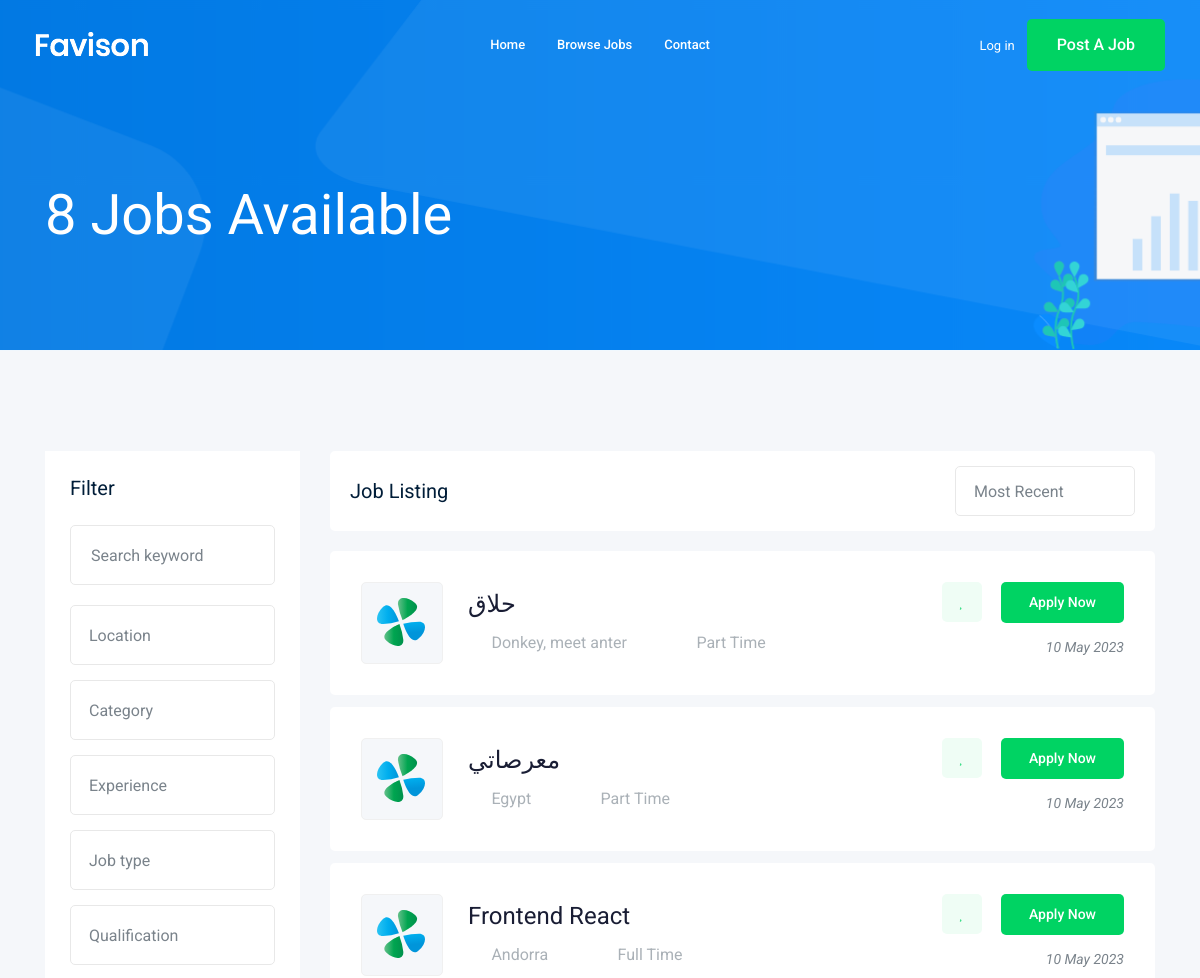
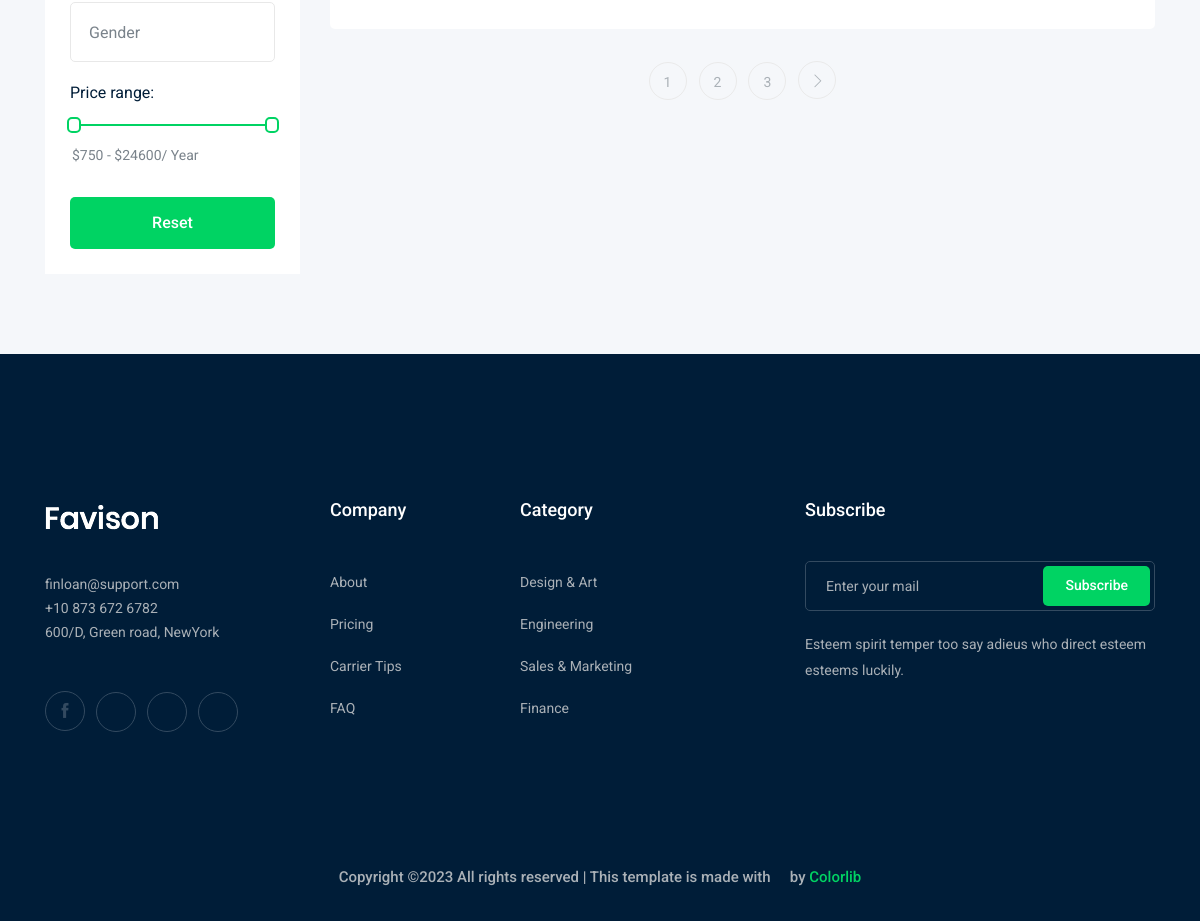
Screenshot of /jobs/ with the database file from the repository (2 pictures, top to bottom).
### job/models.py (models this page shows, shortened)
class Job(models.Model):
    owner = models.ForeignKey(User, related_name='job_owner', on_delete=models.DO_NOTHING)
    category = models.ForeignKey('Category', on_delete=models.SET_NULL, null=True)
    title = models.CharField(max_length=100)
    type = models.CharField(max_length=15, choices=JOB_TYPES)
    description = models.TextField(max_length=1000)
    published_at = models.DateTimeField(auto_now=True)
    vacancy = models.IntegerField(default=1)
    salary = models.IntegerField(default=0)
    experience = models.IntegerField(default=0)
    image = models.ImageField(upload_to=upload_img)
    country = models.CharField(max_length=30)
    Responsibility = models.TextField(max_length=2000)
    Qualifications = models.TextField(max_length=1000)
    Benefits = models.TextField(max_length=500)
    slug = models.SlugField(blank=True, null=True)
    def __str__(self) -> str:
        return self.title

### job/views.py (the view)
# urls.py: path('', views.job_list, name='job_list'),
def job_list(request):
    job_list = Job.objects.all()
    paginator = Paginator(job_list, 3)
    page_number = request.GET.get('page')
    page_obj = paginator.get_page(page_number)
    context = {
                'jobs': page_obj,
                'jobs_count' : len(job_list)
            }
    return render(request, 'job/job_list.html', context)

### job/templates/job/job_list.html (shortened to what this page needs)
{% extends 'base.html' %}
{% block body %}
    <div class="bradcam_area bradcam_bg_1">
        <div class="container">
            <div class="row">
                <div class="col-xl-12">
                    <div class="bradcam_text">
                        <h3> {{ jobs_count }} Jobs Available</h3>
                    </div>
                </div>
            </div>
        </div>
    </div>
    <div class="job_listing_area plus_padding">
        <div class="container">
            <div class="row">
                <div class="col-lg-3">
                    <div class="job_filter white-bg">
                        <div class="form_inner white-bg">
                            <h3>Filter</h3>
                            <form action="#">
                                <div class="row">
                                    <div class="col-lg-12">
                                        <div class="single_field">
                                            <input type="text" placeholder="Search keyword">
                                        </div>
                                    </div>
                                    <div class="col-lg-12">
                                    </div>
                                    <div class="col-lg-12">
                                    </div>
                                    <div class="col-lg-12">
                                    </div>
                                    <div class="col-lg-12">
                                    </div>
                                    <div class="col-lg-12">
                                    </div>
                                    <div class="col-lg-12">
                                    </div>
                                </div>
                            </form>
                        </div>
                        <div class="range_wrap">
                            <label for="amount">Price range:</label>
                            <div id="slider-range"></div>
                            <p>
                                <input type="text" id="amount" readonly style="border:0; color:#7A838B; font-size: 14px; font-weight:400;">
                            </p>
                        </div>
                        <div class="reset_btn">
                            <button  class="boxed-btn3 w-100" type="submit">Reset</button>
                        </div>
                    </div>
                </div>
                <div class="col-lg-9">
                    <div class="recent_joblist_wrap">
                        <div class="recent_joblist white-bg ">
                            <div class="row align-items-center">
                                <div class="col-md-6">
                                    <h4>Job Listing</h4>
                                </div>
                                <div class="col-md-6">
                                    <div class="serch_cat d-flex justify-content-end">
                                    </div>
                                </div>
                            </div>
                        </div>
                    </div>
                    <div class="job_lists m-0">
                        <div class="row">
                            {% for job in jobs %}
                            <div class="col-lg-12 col-md-12">
                                <div class="single_jobs white-bg d-flex justify-content-between">
                                    <div class="jobs_left d-flex align-items-center">
                                        <div class="thumb">
                                            <img src="img/svg_icon/1.svg" alt="">
                                        </div>
                                        <div class="jobs_conetent">
                                            <a href="{% url 'jobs:job_details' job.slug %}"><h4>{{job}}</h4></a>
                                            <div class="links_locat d-flex align-items-center">
                                                <div class="location">
                                                    <p> <i class="fa fa-map-marker"></i> {{job.country}}</p>
                                                </div>
                                                <div class="location">
                                                    <p> <i class="fa fa-clock-o"></i>{{job.type}}</p>
                                                </div>
                                            </div>
                                        </div>
                                    </div>
                                    <div class="jobs_right">
                                        <div class="apply_now">
                                            <a class="heart_mark" href="#"> <i class="fa fa-heart"></i> </a>
                                            <a href="{% url 'jobs:job_details' job.slug %}" class="boxed-btn3">Apply Now</a>
                                        </div>
                                        <div class="date">
                                            <p>{{job.published_at|date:'d M o'}}</p>
                                        </div>
                                    </div>
                                </div>
                            </div>
                            {% endfor %}
                        </div>
                        {% if jobs.has_other_pages %}
                        <div class="row">
                            <div class="col-lg-12">
                                <div class="pagination_wrap">
                                    <ul>
                                        {% for page_num in jobs.paginator.page_range %}
                                        <li><a href="?page={{page_num }}"><span>{{page_num}}</span></a></li>
                                        {% endfor %}
                                        {% if jobs.has_next %}
                                        <li><a href="?page={{jobs.next_page_number}}"> <i class="ti-angle-right"></i> </a></li>
                                        {% endif %}
                                    </ul>
                                </div>
                            </div>
                        {% endif %}
                        </div>
                    </div>
                </div>
            </div>
        </div>
    </div>
{% endblock body %}

### rows the page displays
Job: title "حلاق", country "Donkey, meet anter", type "Part Time", published_at "10 May 2023"
Job: title "معرصاتي", country "Egypt", type "Part Time", published_at "10 May 2023"
Job: title "Frontend React", country "Andorra", type "Full Time", published_at "10 May 2023"

### other values shown
{{ jobs_count }} "8"
{{ page_num }} "1" "2" "3"
